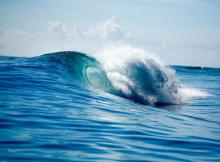
%> input picture 1.png, 220 x 162 px
$ octave --eval "result = PatternPre(imread('1.png'));"   (GNU Octave 9; MATLAB toolbox functions it lacks are replaced by stand-ins)
%> lines starting %> are read from the running program, lines starting %| are printed output that depends on the picture; in (x1, y1, x2, y2) boxes, pixels count from 0 and x2, y2 are one past the last pixel; in counts of white or black regions, pixels touching at a corner belong together; the program's own positions count from 1
### flip.m
function [ Iout ] = flip( Iin )
%FLIP Summary of this function goes here
%   Detailed explanation goes here
%flip the image
[pm,pn]=size(Iin);
Irev=Iin;
i=1:pm;
j=1:pn;
Irev(pm+1-i,pn+1-j)=Iin(i,j);
Iout=Irev;

end

### PatternPre.m
function [ I2 ] = PatternPre( I1 )
%Gaussian processing and Flip

%Gaussian pattern
I=rgb2gray(I1);
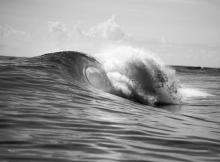
%> I: size 162x220 uint8; min 6, max 254, mean 147.7
I=double(I);
%> I: size 162x220 double
Matrix=(50<I);
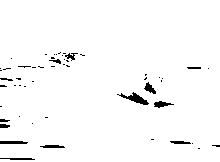
%> Matrix: size 162x220 logical; 97.6% white; 53 black regions (40 under 20 px), largest, box (x1, y1, x2, y2) and area: (117, 92, 149, 105) 152, (0, 141, 28, 144) 78, (154, 101, 174, 108) 76
I=I.*(double(Matrix));
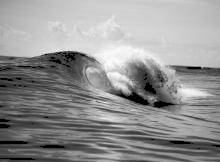
%> I: size 162x220 double; min 0, max 254, mean 146.7

%flip
I=flip(I);
%> in flip, `Irev(pm+1-i,pn+1-j)=Iin(i,j);`:
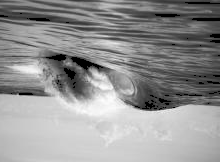
%> Irev: size 162x220 double; min 0, max 254, mean 146.7; mean of the top-left, top-right, bottom-left and bottom-right quarters 127.3, 102.5, 190.7, 166.4

%gaussian model
H = fspecial('gaussian',[3 3],2);
I2= imfilter(I,H,'same');
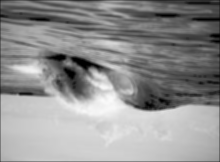
%> I2: size 162x220 double; min 0, max 250.5, mean 145.8

end

$ run again, on 11.png
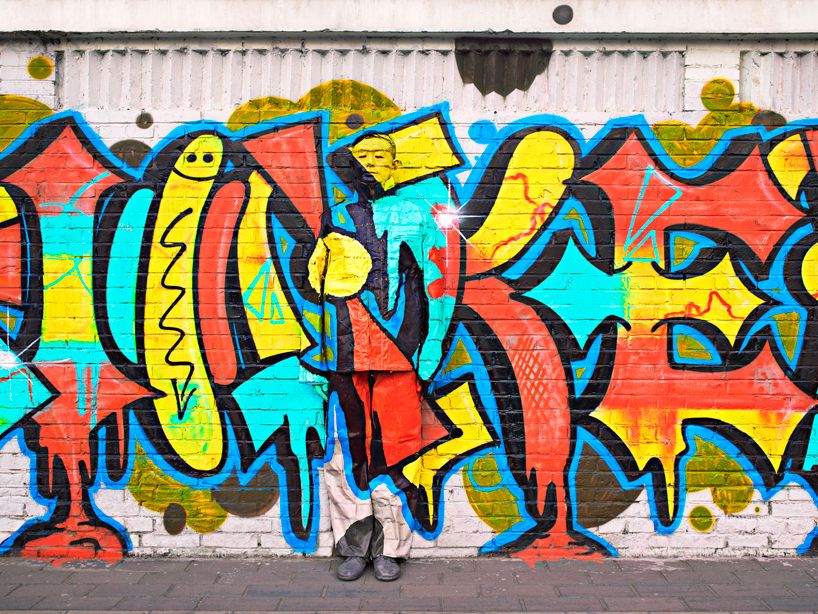
%> input picture 11.png, 818 x 614 px
%> in PatternPre, `Matrix=(50<I);`:
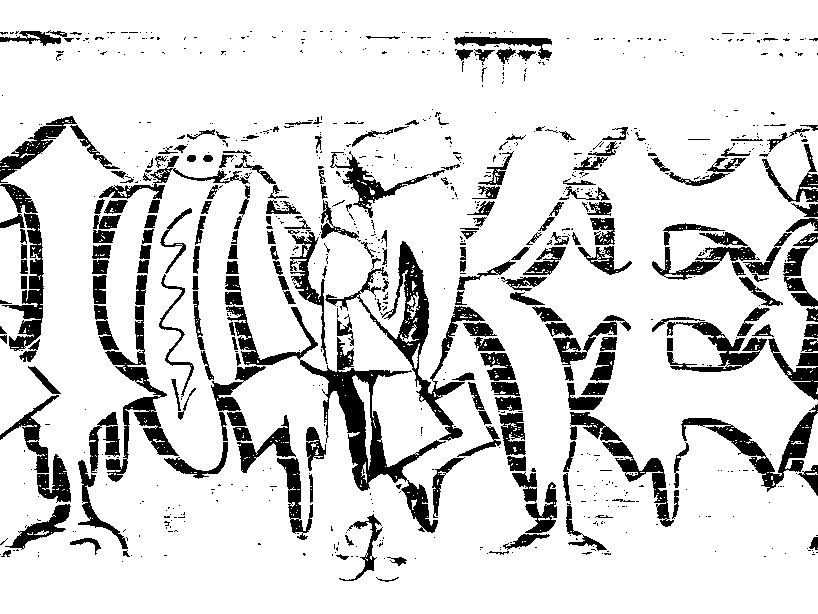
%> Matrix: size 614x818 logical; 85.2% white; 872 black regions (630 under 20 px), largest, box (x1, y1, x2, y2) and area: (226, 306, 446, 533) 6613, (325, 241, 485, 441) 4508, (105, 306, 179, 482) 2837
%> in flip, `Irev(pm+1-i,pn+1-j)=Iin(i,j);`:
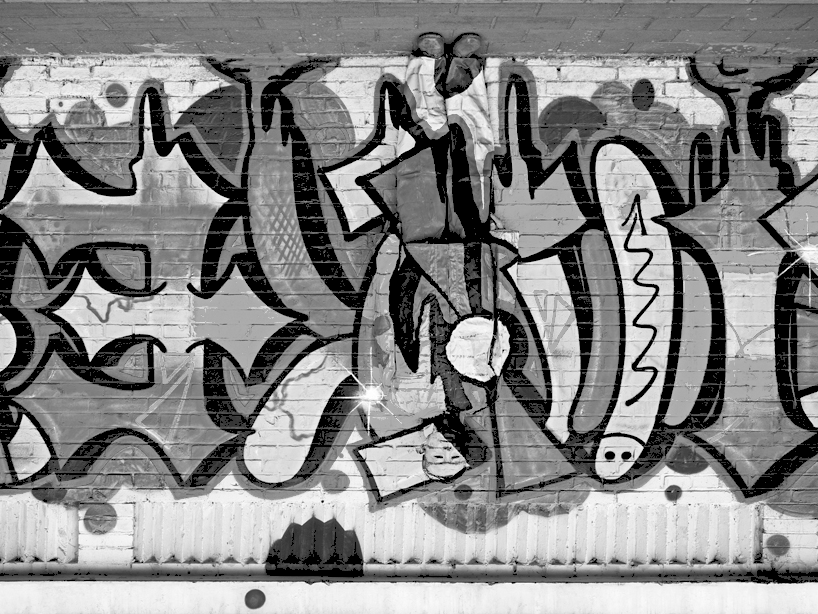
%> Irev: size 614x818 double; min 0, max 255, mean 133.6; mean of the top-left, top-right, bottom-left and bottom-right quarters 117.8, 118.3, 149.6, 148.8

$ run again, on 12.png
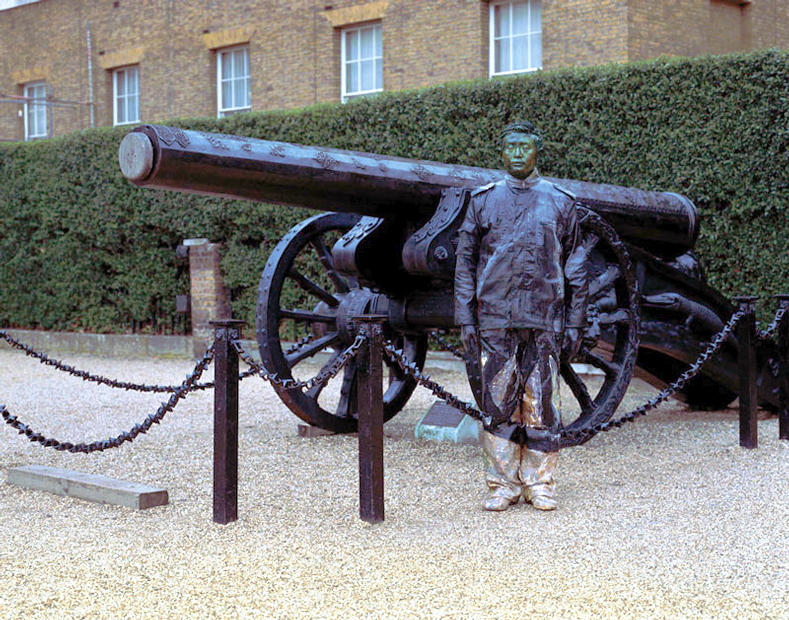
%> input picture 12.png, 789 x 620 px
%> in PatternPre, `Matrix=(50<I);`:
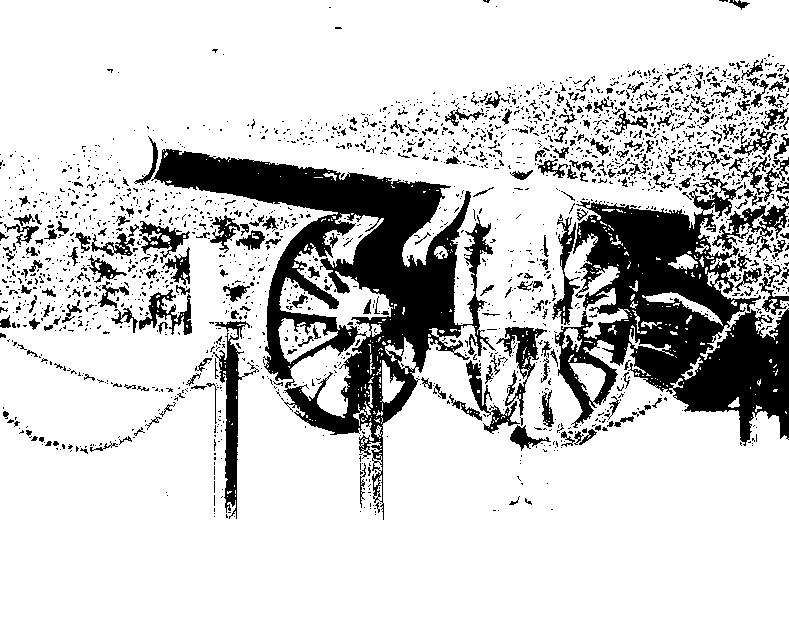
%> Matrix: size 620x789 logical; 80.4% white; 2127 black regions (1860 under 20 px), largest, box (x1, y1, x2, y2) and area: (151, 149, 496, 520) 33359, (555, 174, 789, 446) 28857, (213, 321, 259, 519) 2337
%> in flip, `Irev(pm+1-i,pn+1-j)=Iin(i,j);`:
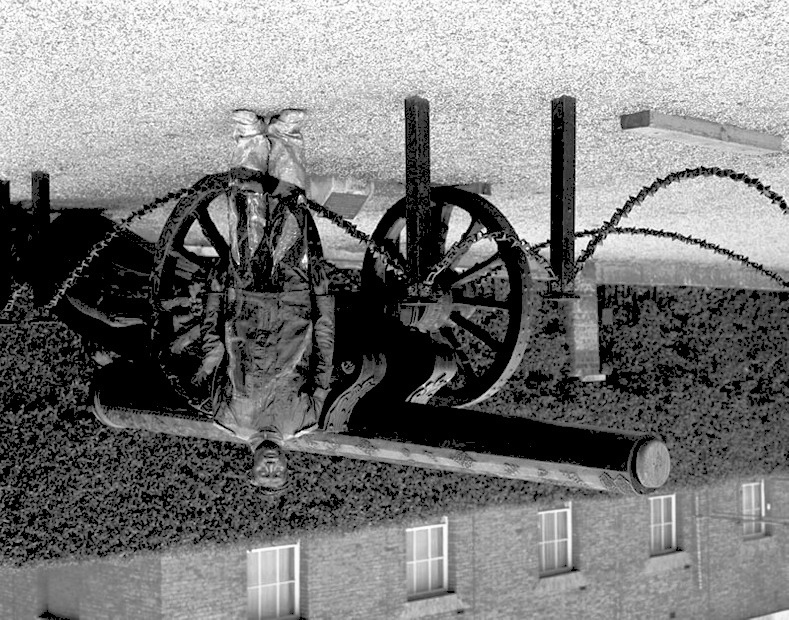
%> Irev: size 620x789 double; min 0, max 255, mean 122.4; mean of the top-left, top-right, bottom-left and bottom-right quarters 145, 166, 80.4, 98.2
